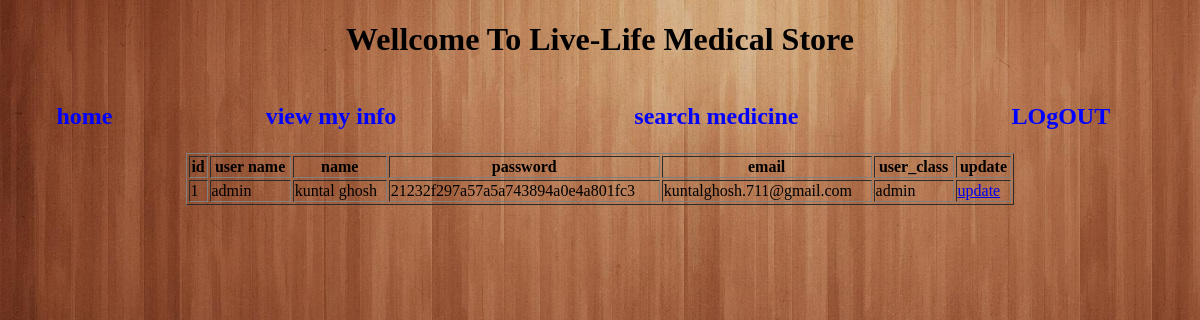
/user_update.php (signed in), run on the app's committed database.
### tables this page shows
CREATE TABLE IF NOT EXISTS `users` (
`id` int(5) NOT NULL,
  `user` varchar(32) NOT NULL,
  `name` varchar(32) NOT NULL,
  `password` varchar(32) NOT NULL,
  `email` varchar(32) NOT NULL,
  `class` varchar(32) NOT NULL
);

### user_update.php (the view, shortened to what this page needs)
<!doctype html>
<html>
<head>
<link rel="stylesheet" href="css/admin.css">
</head>
<body>
<h1>Wellcome To Live-Life Medical Store</h1>
<div class="design">
<table border="0" class="info" style width="100%">
<thead>
<tr>
<th><a href="user.php"  style="text-decoration:none"><span style="color:blue";><h2> home</h2></span></a></th>
<th><a href="user_update.php"  style="text-decoration:none"><span style="color:blue";><h2>view my info</h2></span></a></th>
<th><a href="search_medicine_user.php"  style="text-decoration:none"><span style="color:blue";><h2>search medicine</h2></span></a></th>
<th><a href="logout.php"  style="text-decoration:none"><span style="color:blue";><h2>LOgOUT</h2></span></a></th>
</tr>
</thead>
</table>
</div>
<?php
$id=$_SESSION['user_id'];
$sql="select * from `users` WHERE `id`='$id'";
$result=mysql_query($sql);
$nrow=mysql_num_rows($result);?>
<div align="center">
<table border="1px" width="70%">
		<tr>
		<th>id</th>
		<th>user name</th>
		<th>name</th>
		<th>password</th>
		<th>email</th>
		<th>user_class</th>
		<th>update</th>
		</tr>
	<?php while($row=mysql_fetch_assoc($result))
	{ ?>
		<tr>
		<td><?php echo $row['id']; ?></td>
		<td><?php echo $row['user']; ?></td>
		<td><?php echo $row['name']; ?></td>
		<td><?php echo $row['password']; ?></td>
		<td><?php  echo $row['email']; ?></td>
		<td><?php echo $row['class']; ?></td>
		<td><a href="u_update.php?id=<?php echo $row['id'];?>">update</a></td>
<?php
	}?>
</tr>
</table>
</div>
</html>

### css/admin.css (style rules this page uses)
body { background-color:lightblue; }

### user_update.php (style rules this page uses)
body { text-align:center; background-image: url("im.PNG"); font:black; }

### data on the page
users: id "1", user "admin", name "kuntal ghosh", password "21232f297a57a5a743894a0e4a801fc3", email "kuntalghosh.711@gmail.com", class "admin"
